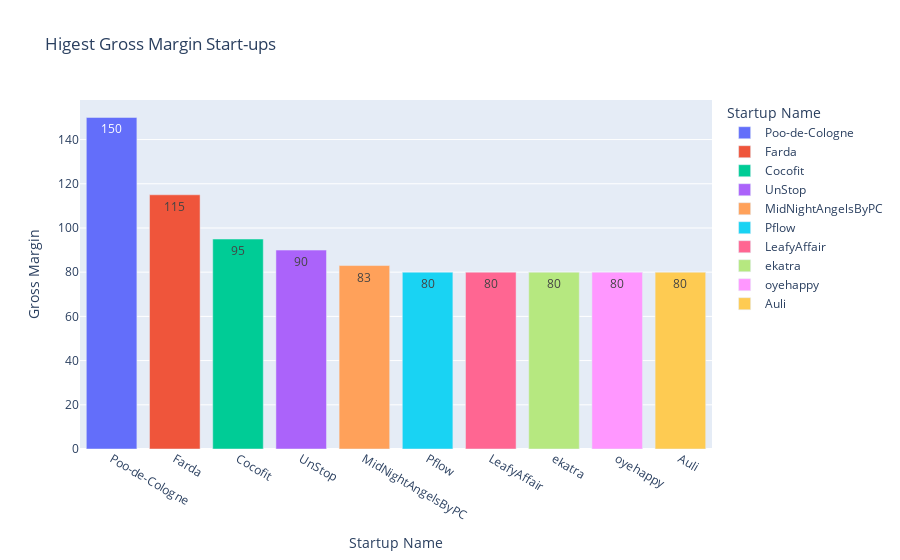

Source (notebook cell):
### Markdown cell above
# 10 Higest Gross Margin Start-ups

### Code cell
# Visualisation Code

higest_gross_margin = shark_tank[['Startup Name','Gross Margin']].sort_values(by='Gross Margin', ascending=False).head(10)
fig = px.bar(higest_gross_margin, x='Startup Name', y='Gross Margin', color="Startup Name", template='plotly', title="Higest Gross Margin Start-ups", text=higest_gross_margin['Gross Margin'])
fig.show()

### Figure 1 — Plotly figure (JSON) as saved in the notebook; plotly's stock layout.template omitted (floating-point values rounded to 4 significant figures)
{"data": [{"alignmentgroup": "True", "hovertemplate": "Startup Name=%{x}<br>Gross Margin=%{text}<extra></extra>", "legendgroup": "Poo-de-Cologne", "marker": {"color": "#636efa", "pattern": {"shape": ""}}, "name": "Poo-de-Cologne", "offsetgroup": "Poo-de-Cologne", "orientation": "v", "showlegend": true, "text": [150], "textposition": "auto", "type": "bar", "x": ["Poo-de-Cologne"], "xaxis": "x", "y": [150], "yaxis": "y"}, {"alignmentgroup": "True", "hovertemplate": "Startup Name=%{x}<br>Gross Margin=%{text}<extra></extra>", "legendgroup": "Farda", "marker": {"color": "#EF553B", "pattern": {"shape": ""}}, "name": "Farda", "offsetgroup": "Farda", "orientation": "v", "showlegend": true, "text": [115], "textposition": "auto", "type": "bar", "x": ["Farda"], "xaxis": "x", "y": [115], "yaxis": "y"}, {"alignmentgroup": "True", "hovertemplate": "Startup Name=%{x}<br>Gross Margin=%{text}<extra></extra>", "legendgroup": "Cocofit", "marker": {"color": "#00cc96", "pattern": {"shape": ""}}, "name": "Cocofit", "offsetgroup": "Cocofit", "orientation": "v", "showlegend": true, "text": [95], "textposition": "auto", "type": "bar", "x": ["Cocofit"], "xaxis": "x", "y": [95], "yaxis": "y"}, {"alignmentgroup": "True", "hovertemplate": "Startup Name=%{x}<br>Gross Margin=%{text}<extra></extra>", "legendgroup": "UnStop", "marker": {"color": "#ab63fa", "pattern": {"shape": ""}}, "name": "UnStop", "offsetgroup": "UnStop", "orientation": "v", "showlegend": true, "text": [90], "textposition": "auto", "type": "bar", "x": ["UnStop"], "xaxis": "x", "y": [90], "yaxis": "y"}, {"alignmentgroup": "True", "hovertemplate": "Startup Name=%{x}<br>Gross Margin=%{text}<extra></extra>", "legendgroup": "MidNightAngelsByPC", "marker": {"color": "#FFA15A", "pattern": {"shape": ""}}, "name": "MidNightAngelsByPC", "offsetgroup": "MidNightAngelsByPC", "orientation": "v", "showlegend": true, "text": [83], "textposition": "auto", "type": "bar", "x": ["MidNightAngelsByPC"], "xaxis": "x", "y": [83], "yaxis": "y"}, {"alignmentgroup": "True", "hovertemplate": "Startup Name=%{x}<br>Gross Margin=%{text}<extra></extra>", "legendgroup": "Pflow", "marker": {"color": "#19d3f3", "pattern": {"shape": ""}}, "name": "Pflow", "offsetgroup": "Pflow", "orientation": "v", "showlegend": true, "text": [80], "textposition": "auto", "type": "bar", "x": ["Pflow"], "xaxis": "x", "y": [80], "yaxis": "y"}, {"alignmentgroup": "True", "hovertemplate": "Startup Name=%{x}<br>Gross Margin=%{text}<extra></extra>", "legendgroup": "LeafyAffair", "marker": {"color": "#FF6692", "pattern": {"shape": ""}}, "name": "LeafyAffair", "offsetgroup": "LeafyAffair", "orientation": "v", "showlegend": true, "text": [80], "textposition": "auto", "type": "bar", "x": ["LeafyAffair"], "xaxis": "x", "y": [80], "yaxis": "y"}, {"alignmentgroup": "True", "hovertemplate": "Startup Name=%{x}<br>Gross Margin=%{text}<extra></extra>", "legendgroup": "ekatra", "marker": {"color": "#B6E880", "pattern": {"shape": ""}}, "name": "ekatra", "offsetgroup": "ekatra", "orientation": "v", "showlegend": true, "text": [80], "textposition": "auto", "type": "bar", "x": ["ekatra"], "xaxis": "x", "y": [80], "yaxis": "y"}, {"alignmentgroup": "True", "hovertemplate": "Startup Name=%{x}<br>Gross Margin=%{text}<extra></extra>", "legendgroup": "oyehappy", "marker": {"color": "#FF97FF", "pattern": {"shape": ""}}, "name": "oyehappy", "offsetgroup": "oyehappy", "orientation": "v", "showlegend": true, "text": [80], "textposition": "auto", "type": "bar", "x": ["oyehappy"], "xaxis": "x", "y": [80], "yaxis": "y"}, {"alignmentgroup": "True", "hovertemplate": "Startup Name=%{x}<br>Gross Margin=%{text}<extra></extra>", "legendgroup": "Auli", "marker": {"color": "#FECB52", "pattern": {"shape": ""}}, "name": "Auli", "offsetgroup": "Auli", "orientation": "v", "showlegend": true, "text": [80], "textposition": "auto", "type": "bar", "x": ["Auli"], "xaxis": "x", "y": [80], "yaxis": "y"}], "layout": {"autosize": true, "barmode": "relative", "legend": {"title": {"text": "Startup Name"}, "tracegroupgap": 0}, "title": {"text": "Higest Gross Margin Start-ups"}, "xaxis": {"anchor": "y", "autorange": true, "categoryarray": ["Poo-de-Cologne", "Farda", "Cocofit", "UnStop", "MidNightAngelsByPC", "Pflow", "LeafyAffair", "ekatra", "oyehappy", "Auli"], "categoryorder": "array", "domain": [0, 1], "range": [-0.5, 9.5], "title": {"text": "Startup Name"}, "type": "category"}, "yaxis": {"anchor": "x", "autorange": true, "domain": [0, 1], "range": [0, 157.9], "title": {"text": "Gross Margin"}, "type": "linear"}}}
